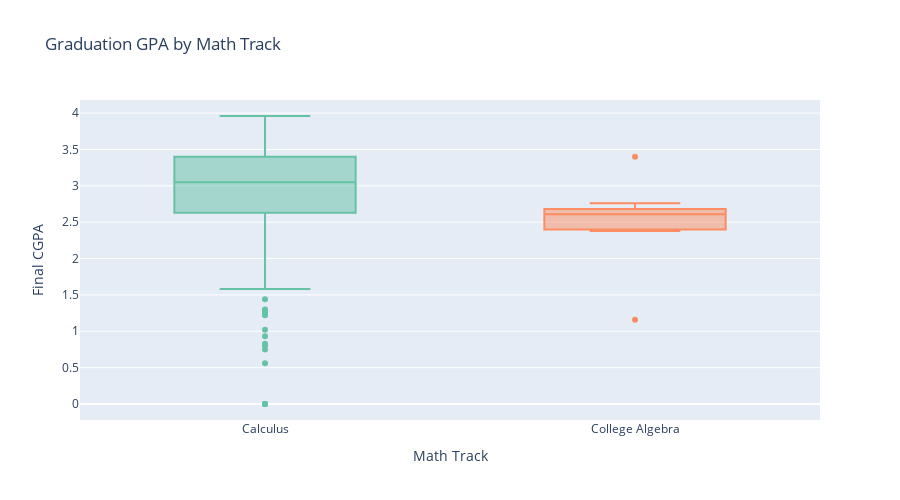

The notebook cell saved with this chart:
### Markdown cell above
## 7. Visualizations

Creating compelling visuals for presentation

### Code cell
# Visualization 1: Math Track Performance
fig = px.box(
    track_data,
    x='math_track',
    y='final_cgpa',
    title='Graduation GPA by Math Track',
    labels={'math_track': 'Math Track', 'final_cgpa': 'Final CGPA'},
    color='math_track',
    color_discrete_sequence=px.colors.qualitative.Set2
)
fig.update_layout(showlegend=False, height=500)
fig.show()

### Figure 1 — Plotly figure (JSON) as saved in the notebook; plotly's stock layout.template omitted (floating-point values rounded to 4 significant figures; data arrays with more than 128 entries replaced by an {"elided": "..."} marker saying what was removed)
{"data": [{"alignmentgroup": "True", "hovertemplate": "Math Track=%{x}<br>Final CGPA=%{y}<extra></extra>", "legendgroup": "Calculus", "marker": {"color": "rgb(102,194,165)"}, "name": "Calculus", "notched": false, "offsetgroup": "Calculus", "orientation": "v", "showlegend": true, "type": "box", "x": {"elided": "883 str values"}, "x0": " ", "xaxis": "x", "y": {"elided": "883 float values"}, "y0": " ", "yaxis": "y"}, {"alignmentgroup": "True", "hovertemplate": "Math Track=%{x}<br>Final CGPA=%{y}<extra></extra>", "legendgroup": "College Algebra", "marker": {"color": "rgb(252,141,98)"}, "name": "College Algebra", "notched": false, "offsetgroup": "College Algebra", "orientation": "v", "showlegend": true, "type": "box", "x": ["College Algebra", "College Algebra", "College Algebra", "College Algebra", "College Algebra", "College Algebra", "College Algebra", "College Algebra", "College Algebra", "College Algebra"], "x0": " ", "xaxis": "x", "y": [3.4, 2.68, 2.38, 1.16, 2.42, 2.65, 2.57, 2.68, 2.76, 2.4], "y0": " ", "yaxis": "y"}], "layout": {"boxmode": "overlay", "height": 500, "legend": {"title": {"text": "Math Track"}, "tracegroupgap": 0}, "showlegend": false, "title": {"text": "Graduation GPA by Math Track"}, "xaxis": {"anchor": "y", "categoryarray": ["Calculus", "College Algebra"], "categoryorder": "array", "domain": [0, 1], "title": {"text": "Math Track"}}, "yaxis": {"anchor": "x", "domain": [0, 1], "title": {"text": "Final CGPA"}}}}
